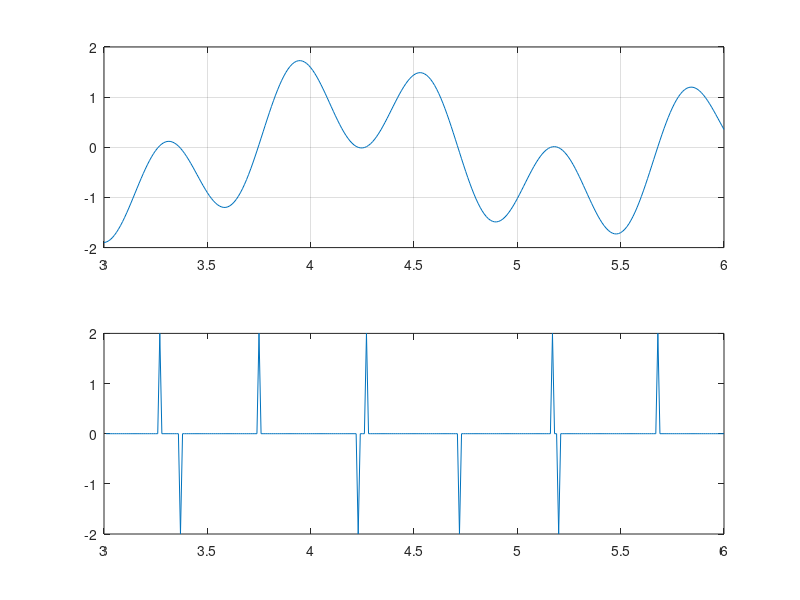

The MATLAB source for this figure:
%% Class_22_Outline: Roots (Ch. 5)

%% Authorship
% * File: Class_22_Outline.m
% * Copy: Copyright (c) 2020 Gregory Myers
% * BlazerID: gmyers
% * Vers: 1.0.0 04/02/2020 GCM - Presented Spring 2020 to EE254 Section2F
% * Desc: Driver for testing concepts in Class_22_Outline.m 

%% Chapter 5: Roots: Bracketing Method
%

%% 5.1 Roots in Engineering and Science
% See Table 5.1: Fundamental Principles used in design problems.

%% 5.2 Graphical Methods
% See Example 5.1: The Graphical Approach

%% 5.3 Bracketing Methods and Initial Guesses
% Help define an interval [a,b] in which f(x) = 0

% See Figure 5.1
% See Figure 5.2

%% 5.3.1 Incremental Search
% See Figure 5.3
% See Example 5.2

x = [3 : 0.01 : 6];
y = sin(10*x) + cos(3*x);
subplot(2,1,1);
plot(x,y);
grid on;

results = (y > 0); % logical 
subplot(2,1,2);
plot(x, results);

results = y ./ abs(y); % get either 1 (y>0), NaN (y / 0), or -1 (y < 0)
subplot(2,1,2);
plot(x, results);

results == 1; % positive
results == -1; % negative

m = results(2:end) - results(1:end-1) % results = -2, 0, 2
subplot(2,1,2);
plot(x(2:end), m);
% count up number of 2's and -2's = number of sign changes
% 2 = neg to pos
% -2 = pos to neg

num_roots = sum(m == 2) + sum(m == -2);


%% 5.4 Bisection
% Example 5.3: The Bisection Method
%
% Example 5.4: Error Estimation for Bisection
%

% 5.4.1 Matlab M-files
% See Figure 5.7

%% 5.5 False Position
% See Figure 5.8
% See Example 5.5: The False-Position Method
%
% See Example 5.6: A Case Where Bisection is Preferable to False Position

%% 5.6 Case Study: Greenhouse Gasses and Rainwater

%% Problems:
% Problem 5.1





